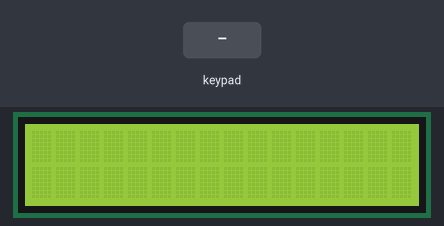
Simulated run of this sketch. Board: Arduino Mega 2560, built with avr-gcc and run on an emulated ATmega2560. On the bench: 16×2 character LCD. Inputs (shaded band) come from the test bench. What the sketch prints to the serial monitor is not drawn.

Above: at 1.2 s.
1.3 s: keypad keys 7 + 5 = pressed 0.4 s apart
At 3.3 s:
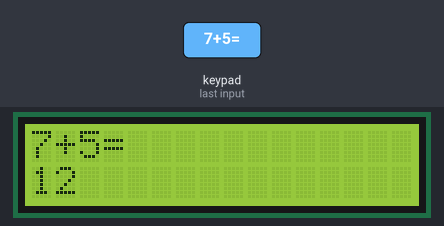
4.4 s: key '/' pressed
5.9 s: keypad keys 6 * 7 = pressed 0.4 s apart
At 7.9 s:
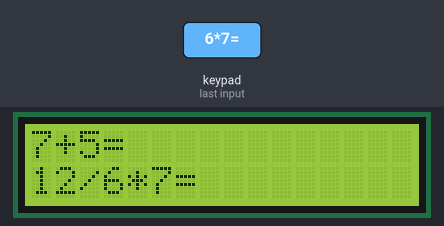
9.0 s: key '*' pressed
At 9.3 s:
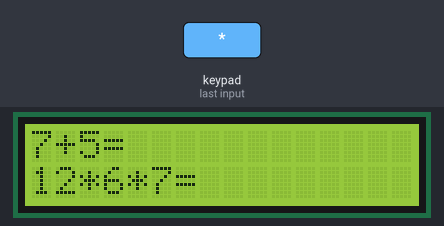
10.5 s: keypad keys 3 1 3 3 3 5 3 7 * pressed 0.4 s apart
At 14.0 s:
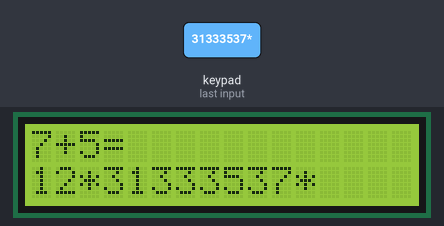
15.6 s: keypad keys 8 / 2 = pressed 0.4 s apart
At 17.8 s:
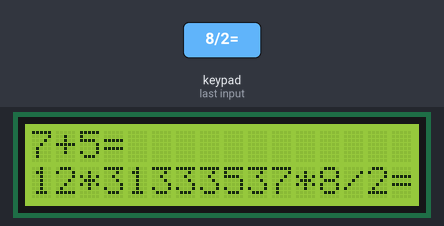
Timing chart, 0 to 19.3 s (numbered marks = the images above; inputs shaded):
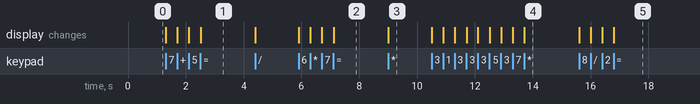

Measured:
- after the input at 1.3 s, the display: first changes at once (image 1 shows a later state)
- after the input at 5.9 s, the display: first changes at once (image 2 shows a later state)
- after the input at 9.0 s, the display: changes at once (image 3)
- after the input at 10.5 s, the display: first changes at once (image 4 shows a later state)
- after the input at 15.6 s, the display: first changes at once (image 5 shows a later state)

The sketch:

Lab_3_-_Part_3.ino
```cpp
/*
 * Calculator Application
 * Implements a basic calculator with keypad input and LCD display
 * Supports addition, subtraction, multiplication, and division
 */

#include <LiquidCrystal.h>
#include <Keypad.h>

// Keypad configuration
const byte ROWS = 4;    // Number of rows in keypad matrix
const byte COLS = 4;    // Number of columns in keypad matrix

// Keypad character layout
char keys[ROWS][COLS] = {
  {'7', '8', '9', '/'},
  {'4', '5', '6', '*'},
  {'1', '2', '3', '-'},
  {'o', '0', '=', '+'}
};

// Keypad row pin connections
byte rowPins[ROWS] = {31, 33, 35, 37};

// Keypad column pin connections
byte colPins[COLS] = {23, 25, 27, 29};

// LCD pin configuration
const int RS_PIN = 13;  // Register select pin
const int EN_PIN = 12;  // Enable pin
const int D4_PIN = 8;   // Data pin 4
const int D5_PIN = 9;   // Data pin 5
const int D6_PIN = 10;  // Data pin 6
const int D7_PIN = 11;  // Data pin 7

// Special key definitions
const char CLEAR_KEY = 'o';     // Key to clear calculator
const char EQUALS_KEY = '=';    // Key to perform calculation

// Initialize keypad and LCD objects
Keypad keypad = Keypad(makeKeymap(keys), rowPins, colPins, ROWS, COLS);
LiquidCrystal lcd(RS_PIN, EN_PIN, D4_PIN, D5_PIN, D6_PIN, D7_PIN);

// Calculator state variables
String operand1 = "";           // First operand
String operand2 = "";           // Second operand
char mathOperator;              // Current operator (+, -, *, /)
boolean operatorEntered = false; // Flag indicating operator has been entered

/**
 * Setup function - runs once at startup
 * Initializes serial communication and LCD display
 */
void setup() {
  Serial.begin(9600);           // Initialize serial for debugging
  lcd.begin(16, 2);             // Initialize 16x2 LCD display
  lcd.clear();                  // Clear display
  lcd.setCursor(0, 0);          // Set initial cursor position
}

/**
 * Main loop function - runs continuously
 * Handles keypad input and calculator operations
 */
void loop() {
  char key = keypad.getKey();   // Check for keypress

  if (key) {
    processKeyInput(key);       // Process the pressed key
    debugCalculatorState();     // Output current state to serial
  }
}

/**
 * Processes calculator key input
 * @param key - The character of the pressed key
 */
void processKeyInput(char key) {
  lcd.print(key);               // Display key on LCD

  // Handle clear key
  if (key == CLEAR_KEY) {
    clearCalculator();
  }
  // Handle equals key (perform calculation)
  else if (key == EQUALS_KEY) {
    performCalculation();
  }
  // Handle operator keys (+, -, *, /)
  else if (!operatorEntered && isMathOperator(key)) {
    setOperator(key);
  }
  // Handle numeric input (before operator)
  else if (!operatorEntered) {
    operand1 += key;
  }
  // Handle numeric input (after operator)
  else {
    operand2 += key;
  }
}

/**
 * Clears calculator state and resets display
 */
void clearCalculator() {
  operand1 = "";
  operand2 = "";
  operatorEntered = false;
  lcd.clear();
  lcd.setCursor(0, 0);
}

/**
 * Performs calculation based on current operands and operator
 * Displays result on second line of LCD
 */
void performCalculation() {
  int num1 = operand1.toInt();
  int num2 = operand2.toInt();

  lcd.setCursor(0, 1);          // Move to second line for result

  switch (mathOperator) {
    case '+':
      lcd.print(num1 + num2);
      break;
    case '-':
      lcd.print(num1 - num2);
      break;
    case '*':
      lcd.print(num1 * num2);
      break;
    case '/':
      // Use float division for more precise results
      lcd.print((float)num1 / num2);
      break;
  }
}

/**
 * Sets the current mathematical operator
 * @param op - The operator character (+, -, *, /)
 */
void setOperator(char op) {
  mathOperator = op;
  operatorEntered = true;
}

/**
 * Checks if a key is a valid mathematical operator
 * @param key - The key to check
 * @return true if key is +, -, *, or /
 */
boolean isMathOperator(char key) {
  return key == '+' || key == '-' || key == '*' || key == '/';
}

/**
 * Outputs current calculator state to serial monitor for debugging
 */
void debugCalculatorState() {
  Serial.println("Op1: " + operand1);
  Serial.print("Op:  ");
  Serial.println(mathOperator);
  Serial.println("Op2: " + operand2);
  Serial.println("----------------");
}
```
